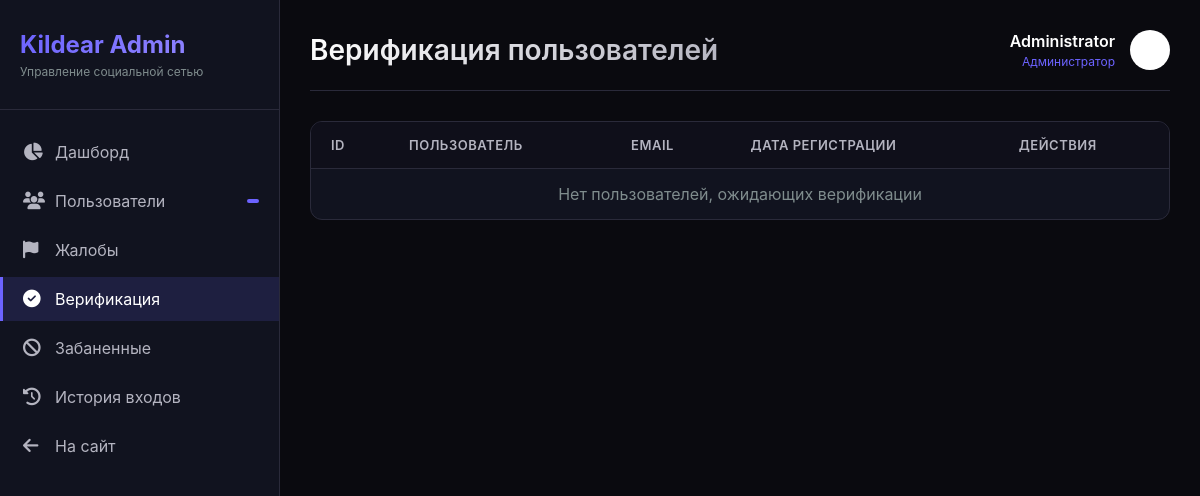
Before: /admin/verification (signed in) with the older database file.
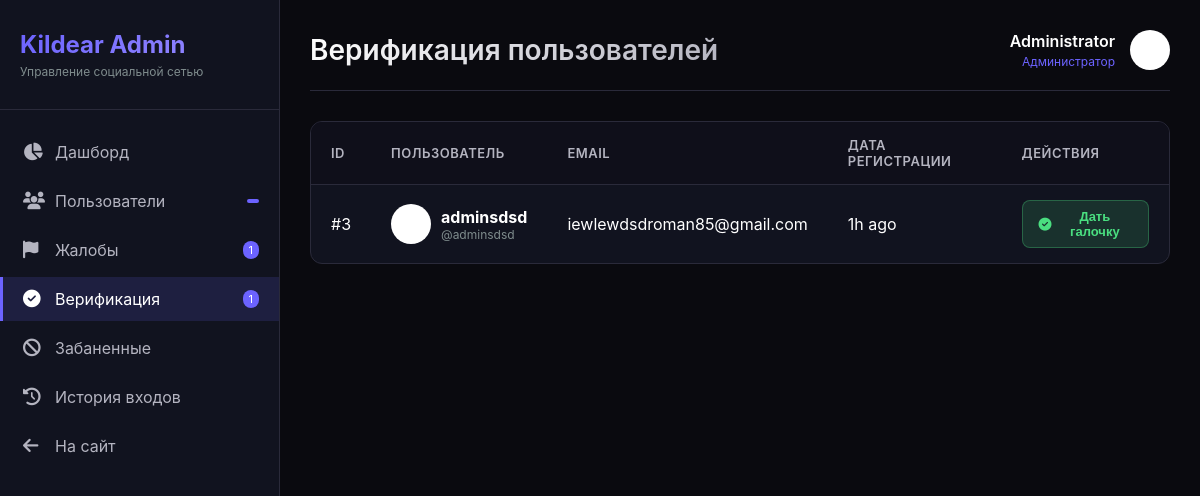
After: the same page with the newer database file.
### app.py (models this page shows, shortened)
class User(UserMixin, db.Model):
    id = db.Column(db.Integer, primary_key=True)
    username = db.Column(db.String(40), unique=True, nullable=False)
    email = db.Column(db.String(120), unique=True, nullable=False)
    password_hash = db.Column(db.String(256), nullable=False)
    display_name = db.Column(db.String(60), default="")
    bio = db.Column(db.String(500), default="")
    preset_avatar = db.Column(db.Integer, default=1)
    preset_cover = db.Column(db.Integer, nullable=True)
    website = db.Column(db.String(200), default="")
    location = db.Column(db.String(100), default="")
    accent_color = db.Column(db.String(7), default="#6c63ff")
    is_private = db.Column(db.Boolean, default=False)
    is_verified = db.Column(db.Boolean, default=False)
    is_banned = db.Column(db.Boolean, default=False)
    is_admin = db.Column(db.Boolean, default=False)
    is_online = db.Column(db.Boolean, default=False)
    last_seen = db.Column(db.DateTime, default=datetime.utcnow)
    created_at = db.Column(db.DateTime, default=datetime.utcnow)
    two_factor_enabled = db.Column(db.Boolean, default=False)
    two_factor_secret = db.Column(db.String(32), nullable=True)
    following = db.relationship(
        "User", secondary=follows,
        primaryjoin=follows.c.follower_id == id,
        secondaryjoin=follows.c.followed_id == id,
        backref=db.backref("followers", lazy="dynamic"),
        lazy="dynamic"
    )
    blocked_users = db.relationship(
        "User", secondary=blocks,
        primaryjoin=blocks.c.blocker_id == id,
        secondaryjoin=blocks.c.blocked_id == id,
        backref=db.backref("blocked_by", lazy="dynamic"),
        lazy="dynamic"
    )
    posts = db.relationship("Post", backref="author", lazy="dynamic", foreign_keys="Post.user_id")
    sent_msgs = db.relationship("Message", backref="sender", lazy="dynamic", foreign_keys="Message.sender_id")
    recv_msgs = db.relationship("Message", backref="receiver", lazy="dynamic", foreign_keys="Message.receiver_id")
    notifications = db.relationship("Notification", backref="recipient", lazy="dynamic",
                                    foreign_keys="Notification.user_id")
    comments = db.relationship("Comment", backref="author", lazy="dynamic")
    owned_groups = db.relationship("Group", backref="owner", lazy="dynamic")
    owned_channels = db.relationship("Channel", backref="owner", lazy="dynamic")
    login_history = db.relationship("LoginHistory", backref="user", lazy="dynamic")

### app.py (the view)
@app.route("/admin/verification")
@login_required
@admin_required
def admin_verification():
    page = request.args.get("page", 1, type=int)
    users = User.query.filter_by(is_verified=False, is_banned=False).order_by(User.created_at.desc()).paginate(
        page=page, per_page=20)
    return render_template("admin/verification.html", users=users)

### app.py (called while the page is built)
@app.template_filter('timeago')
def timeago_filter(date):
    if not date:
        return 'recently'
    now = datetime.utcnow()
    diff = now - date
    if diff.days > 365:
        return f"{diff.days // 365}y ago"
    elif diff.days > 30:
        return f"{diff.days // 30}mo ago"
    elif diff.days > 0:
        return f"{diff.days}d ago"
    elif diff.seconds > 3600:
        return f"{diff.seconds // 3600}h ago"
    elif diff.seconds > 60:
        return f"{diff.seconds // 60}m ago"
    else:
        return "just now"

def admin_required(f):
    @wraps(f)
    def decorated_function(*args, **kwargs):
        if not current_user.is_authenticated or not current_user.is_admin:
            abort(403)
        return f(*args, **kwargs)
    return decorated_function

def get_client_ip():
    if request.headers.get('X-Forwarded-For'):
        return request.headers.get('X-Forwarded-For').split(',')[0].strip()
    return request.remote_addr or '0.0.0.0'

@login_mgr.user_loader
def load_user(user_id):
    return db.session.get(User, int(user_id))

### templates/admin/verification.html (shortened to what this page needs)
{% extends "admin/base_admin.html" %}
{% block header %}Верификация пользователей{% endblock %}
{% block content %}
<div class="admin-table-container">
    <table class="admin-table">
        <thead>
            <tr>
                <th>ID</th>
                <th>Пользователь</th>
                <th>Email</th>
                <th>Дата регистрации</th>
                <th>Действия</th>
            </tr>
        </thead>
        <tbody>
            {% for user in users.items %}
            <tr>
                <td>#{{ user.id }}</td>
                <td>
                    <div style="display: flex; align-items: center; gap: 10px;">
                        <img src="{{ user.avatar or '/static/default_avatar.png' }}" style="width: 40px; height: 40px; border-radius: 50%;">
                        <div>
                            <strong>{{ user.display_name or user.username }}</strong>
                            <div style="font-size: 12px; color: #7f8c8d;">@{{ user.username }}</div>
                        </div>
                    </div>
                </td>
                <td>{{ user.email }}</td>
                <td>{{ user.created_at|timeago }}</td>
                <td>
                    <form method="POST" action="{{ url_for('admin_toggle_verify', user_id=user.id) }}" style="display: inline;">
                        <button type="submit" class="admin-btn admin-btn-success" onclick="return confirm('Верифицировать пользователя {{ user.username }}?')">
                            <i class="fa-solid fa-check-circle"></i> Дать галочку
                        </button>
                    </form>
                </td>
            </tr>
            {% else %}
            <tr>
                <td colspan="5" style="text-align: center; color: #7f8c8d;">Нет пользователей, ожидающих верификации</td>
            </tr>
            {% endfor %}
        </tbody>
    </table>
</div>
{% endblock %}

### templates/admin/base_admin.html (shortened to what this page needs)
<!DOCTYPE html>
<html lang="ru">
<head>
    <link rel="stylesheet" href="https://cdnjs.cloudflare.com/ajax/libs/font-awesome/6.4.0/css/all.min.css">
</head>
<body>
    <div class="admin-layout">
        <div class="admin-sidebar">
            <div class="admin-logo">
                <h2>Kildear Admin</h2>
                <p>Управление социальной сетью</p>
            </div>
            <ul class="admin-nav">
                <li class="admin-nav-item">
                    <a href="{{ url_for('admin_dashboard') }}" class="admin-nav-link {% if request.endpoint == 'admin_dashboard' %}active{% endif %}">
                        <i class="fa-solid fa-chart-pie"></i>
                        <span>Дашборд</span>
                    </a>
                </li>
                <li class="admin-nav-item">
                    <a href="{{ url_for('admin_users') }}" class="admin-nav-link {% if request.endpoint == 'admin_users' %}active{% endif %}">
                        <i class="fa-solid fa-users"></i>
                        <span>Пользователи</span>
                        <span class="admin-badge">{{ stats.total_users if stats else 0 }}</span>
                    </a>
                </li>
                <li class="admin-nav-item">
                    <a href="{{ url_for('admin_reports') }}" class="admin-nav-link {% if request.endpoint == 'admin_reports' %}active{% endif %}">
                        <i class="fa-solid fa-flag"></i>
                        <span>Жалобы</span>
                        {% if stats and stats.total_reports %}
                        <span class="admin-badge">{{ stats.total_reports }}</span>
                        {% endif %}
                    </a>
                </li>
                <li class="admin-nav-item">
                    <a href="{{ url_for('admin_verification') }}" class="admin-nav-link {% if request.endpoint == 'admin_verification' %}active{% endif %}">
                        <i class="fa-solid fa-check-circle"></i>
                        <span>Верификация</span>
                        {% if stats and stats.pending_verification %}
                        <span class="admin-badge">{{ stats.pending_verification }}</span>
                        {% endif %}
                    </a>
                </li>
                <li class="admin-nav-item">
                    <a href="{{ url_for('admin_banned') }}" class="admin-nav-link {% if request.endpoint == 'admin_banned' %}active{% endif %}">
                        <i class="fa-solid fa-ban"></i>
                        <span>Забаненные</span>
                    </a>
                </li>
                <li class="admin-nav-item">
                    <a href="{{ url_for('admin_logs') }}" class="admin-nav-link {% if request.endpoint == 'admin_logs' %}active{% endif %}">
                        <i class="fa-solid fa-history"></i>
                        <span>История входов</span>
                    </a>
                </li>
                <li class="admin-nav-item">
                    <a href="{{ url_for('index') }}" class="admin-nav-link">
                        <i class="fa-solid fa-arrow-left"></i>
                        <span>На сайт</span>
                    </a>
                </li>
            </ul>
        </div>
        <div class="admin-main">
            <div class="admin-header">
                <h1>{% block header %}Панель управления{% endblock %}</h1>
                <div class="admin-user">
                    <div class="admin-user-info">
                        <div class="admin-user-name">{{ current_user.display_name or current_user.username }}</div>
                        <div class="admin-user-role">Администратор</div>
                    </div>
                    <img src="{{ current_user.avatar or '/static/default_avatar.png' }}" alt="Admin">
                </div>
            </div>
            {% block content %}{% endblock %}
        </div>
    </div>
</body>
</html>

Changed rows visible on the page:
added User: id "3", display_name "adminsdsd", username "adminsdsd", email "iewlewdsdroman85@gmail.com", created_at "1h ago"
Other visible differences:
{{ stats.total_reports }}: (not shown) → "1"
{{ stats.pending_verification }}: (not shown) → "1"
text no longer shown: "Нет пользователей, ожидающих верификации"
